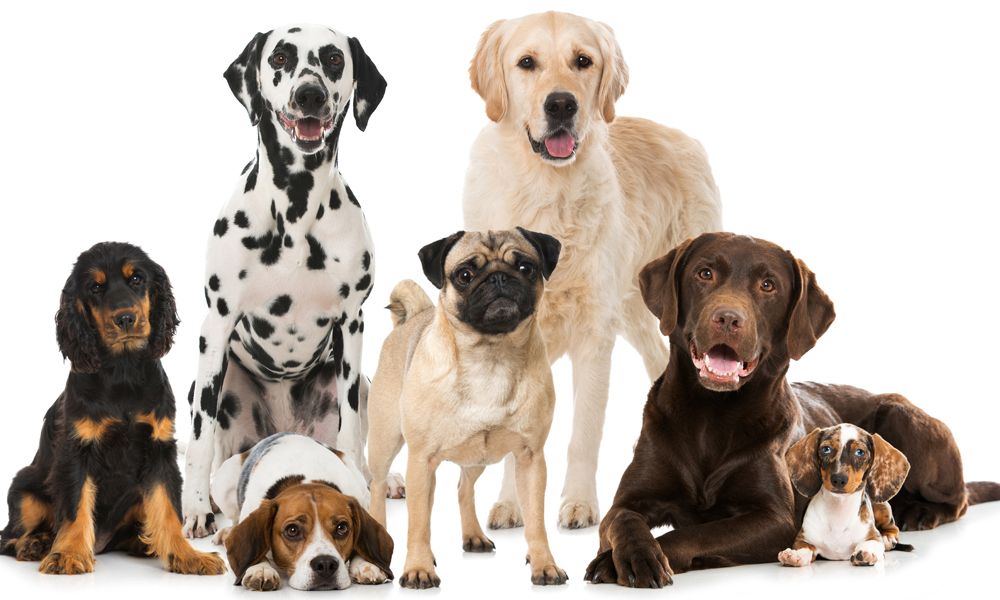
#> input picture photos/dogs.jpg, 1000 x 600 px
$ python masking.py
#> lines starting #> are read from the running program, lines starting #| are printed output that depends on the picture; after the words box and inside, x2 and y2 are one past the last pixel; in counts of white or black regions, pixels touching at a corner belong together
import  cv2 as cv
import numpy as np
img = cv.imread('photos/dogs.jpg')
#> img is the input picture: shape (600, 1000, 3); mean B, G, R 174.7, 183.2, 193.3
cv.imshow('dogs',img)

blank = np.zeros(img.shape[:2], dtype='uint8')
cv.imshow('blank image', blank)

mask = cv.circle(blank, (img.shape[1]//2+45, img.shape[0]//2),100,255,-1)
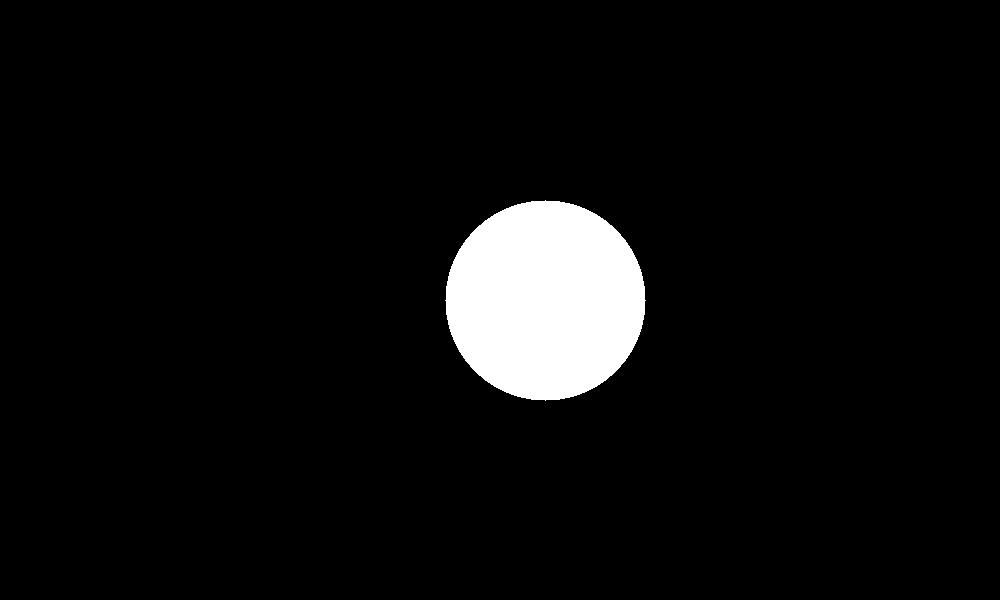
#> blank: shape (600, 1000); 5.2% white; 1 white region, box (x1, y1, x2, y2) and area: (445, 200, 646, 401) 31417
cv.imshow('mask', mask)

masked = cv.bitwise_and(img,img, mask=mask)
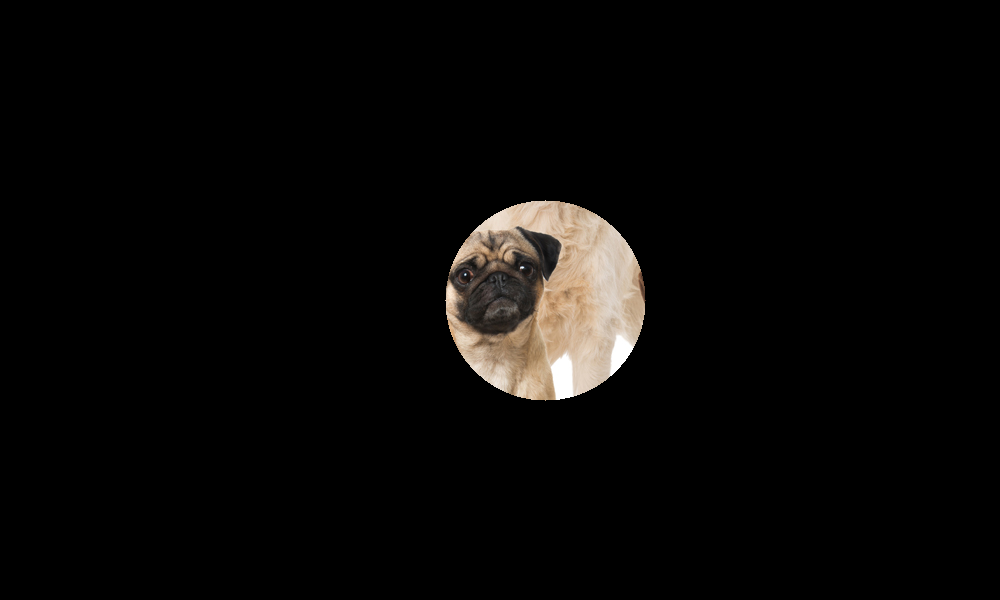
#> masked: shape (600, 1000, 3); mean B, G, R 6.9, 8, 9
cv.imshow('masked img', masked)

cv.waitKey(0)
